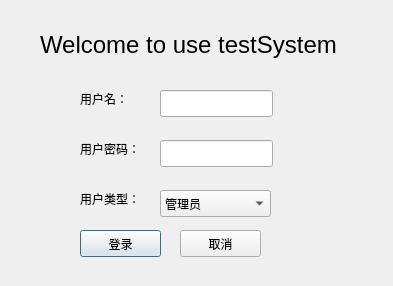
<?xml version="1.0" encoding="UTF-8"?>
<ui version="4.0">
 <class>login</class>
 <widget class="QDialog" name="login">
  <property name="geometry">
   <rect>
    <x>0</x>
    <y>0</y>
    <width>393</width>
    <height>286</height>
   </rect>
  </property>
  <property name="windowTitle">
   <string>login</string>
  </property>
  <widget class="QLabel" name="label">
   <property name="geometry">
    <rect>
     <x>40</x>
     <y>20</y>
     <width>311</width>
     <height>51</height>
    </rect>
   </property>
   <property name="text">
    <string>&lt;!DOCTYPE HTML PUBLIC &quot;-//W3C//DTD HTML 4.0//EN&quot; &quot;http://www.w3.org/TR/REC-html40/strict.dtd&quot;&gt;
&lt;html&gt;&lt;head&gt;&lt;meta name=&quot;qrichtext&quot; content=&quot;1&quot; /&gt;&lt;style type=&quot;text/css&quot;&gt;
p, li { white-space: pre-wrap; }
&lt;/style&gt;&lt;/head&gt;&lt;body style=&quot; font-family:'Ubuntu'; font-size:11pt; font-weight:400; font-style:normal;&quot;&gt;
&lt;table style=&quot;-qt-table-type: root; margin-top:4px; margin-bottom:4px; margin-left:4px; margin-right:4px;&quot;&gt;
&lt;tr&gt;
&lt;td style=&quot;border: none;&quot;&gt;
&lt;p style=&quot; margin-top:0px; margin-bottom:0px; margin-left:0px; margin-right:0px; -qt-block-indent:0; text-indent:0px;&quot;&gt;&lt;span style=&quot; font-size:18pt;&quot;&gt;Welcome to use testSystem&lt;/span&gt;&lt;/p&gt;&lt;/td&gt;&lt;/tr&gt;&lt;/table&gt;&lt;/body&gt;&lt;/html&gt;</string>
   </property>
  </widget>
  <widget class="QLabel" name="label_2">
   <property name="geometry">
    <rect>
     <x>80</x>
     <y>90</y>
     <width>67</width>
     <height>17</height>
    </rect>
   </property>
   <property name="text">
    <string>用户名：</string>
   </property>
  </widget>
  <widget class="QLabel" name="label_3">
   <property name="geometry">
    <rect>
     <x>80</x>
     <y>140</y>
     <width>67</width>
     <height>17</height>
    </rect>
   </property>
   <property name="text">
    <string>用户密码：</string>
   </property>
  </widget>
  <widget class="QLabel" name="label_4">
   <property name="geometry">
    <rect>
     <x>80</x>
     <y>190</y>
     <width>67</width>
     <height>17</height>
    </rect>
   </property>
   <property name="text">
    <string>用户类型：</string>
   </property>
  </widget>
  <widget class="QLineEdit" name="leName">
   <property name="geometry">
    <rect>
     <x>160</x>
     <y>90</y>
     <width>113</width>
     <height>27</height>
    </rect>
   </property>
  </widget>
  <widget class="QComboBox" name="cbxType">
   <property name="geometry">
    <rect>
     <x>160</x>
     <y>190</y>
     <width>111</width>
     <height>27</height>
    </rect>
   </property>
   <item>
    <property name="text">
     <string>管理员</string>
    </property>
   </item>
   <item>
    <property name="text">
     <string>教师</string>
    </property>
   </item>
   <item>
    <property name="text">
     <string>学生</string>
    </property>
   </item>
  </widget>
  <widget class="QLineEdit" name="lePwd">
   <property name="geometry">
    <rect>
     <x>160</x>
     <y>140</y>
     <width>113</width>
     <height>27</height>
    </rect>
   </property>
   <property name="readOnly">
    <bool>false</bool>
   </property>
  </widget>
  <widget class="QPushButton" name="btnOk">
   <property name="geometry">
    <rect>
     <x>80</x>
     <y>230</y>
     <width>81</width>
     <height>27</height>
    </rect>
   </property>
   <property name="text">
    <string>登录</string>
   </property>
  </widget>
  <widget class="QPushButton" name="btnQuit">
   <property name="geometry">
    <rect>
     <x>180</x>
     <y>230</y>
     <width>81</width>
     <height>27</height>
    </rect>
   </property>
   <property name="text">
    <string>取消</string>
   </property>
  </widget>
 </widget>
 <layoutdefault spacing="6" margin="11"/>
 <tabstops>
  <tabstop>leName</tabstop>
  <tabstop>lePwd</tabstop>
  <tabstop>cbxType</tabstop>
  <tabstop>btnOk</tabstop>
  <tabstop>btnQuit</tabstop>
 </tabstops>
 <resources/>
 <connections/>
</ui>
